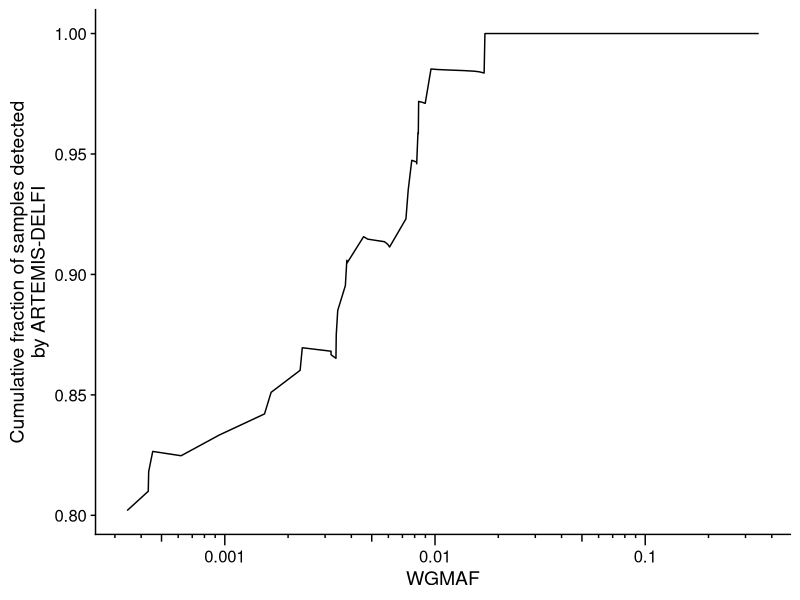

Generate this figure with R:
## ---- chunk 1
library(cowplot)
library(here)
library(readxl)
library(tidyverse)
## ---- chunk 2
suppl <- read_excel(here("data/supplementary_tables.xlsx"),
                    sheet = "Table S2", skip = 1)
## ---- chunk 3
# Removing samples without WGMAF values
suppl <- suppl %>%
          select(patient_id = Patient, sample_id = Sample, wgmaf = WGMAF, artemis_delfi_score = `ARTEMIS-DELFI Score`) %>%
          filter(wgmaf != "-") %>%
          mutate(wgmaf = as.numeric(wgmaf))

# Creating a column to indicate the post-tx samples from the exceptional responder to use as the ctDNA-free samples.
suppl <- suppl %>%
           mutate(ctdna_free = case_when(patient_id == "CGPLPA223" & !(sample_id == "CGPLPA223P") ~ TRUE,
                                         TRUE ~ FALSE))

# Counting the number of samples considered ctDNA-free
suppl %>%
  filter(ctdna_free == TRUE) %>%
  nrow

# Getting the maximum WGMAF of cfDNA-free samples. Samples with WGMAF above this level can be considered ctDNA+.
wgmaf_max_cancer_free <- suppl %>%
                           filter(ctdna_free == TRUE) %>%
                           .$wgmaf %>%
                           max
print(wgmaf_max_cancer_free) # Returns: 0.000283849. Anything above 0.001 would then easily test positive, using this threshold for the cumulative fraction detected figure.

# Getting the range of WGMAF of cfDNA-free samples. Samples with WGMAF above this level can be considered ctDNA+.
suppl %>%
  filter(ctdna_free == TRUE) %>%
  arrange(wgmaf)

# Getting the maximum ARTEMIS-DELFI score of cfDNA-free samples. Samples with ARTEMIS-DELFI score above this level can be considered ctDNA+.
artemis_delfi_max_cancer_free <- suppl %>%
  filter(ctdna_free == TRUE) %>%
  .$artemis_delfi_score %>%
  max

# Computing the cumulative fraction of samples that test positive with ARTEMIS-DELFI across WGSMAF values from ~1 --> 0.001
suppl <- suppl %>%
        mutate(wgmaf_positive = case_when(wgmaf > wgmaf_max_cancer_free ~ TRUE,
                                          TRUE ~ FALSE)) %>%
        mutate(artemis_delfi_positive = case_when(artemis_delfi_score > artemis_delfi_max_cancer_free ~ TRUE,
                                                  TRUE ~ FALSE)) %>%
        filter(wgmaf_positive == TRUE) %>%
        arrange(desc(wgmaf)) %>%
        mutate(cumulative_eval = 1:n(),
               cumulative_positive_artemis_delfi = cumsum(artemis_delfi_positive)) %>%
        mutate(cumulative_frac_positive_artemis_delfi = cumulative_positive_artemis_delfi / cumulative_eval)
## ---- chunk 4
# Plotting
ggplot(data = suppl, aes(x = wgmaf, y = cumulative_frac_positive_artemis_delfi)) +
          geom_line() +
          scale_x_continuous(trans = "log10",
                             breaks = c(0.1, 0.01, 0.001),
                             labels = c("0.1", "0.01", "0.001"),
                             guide = guide_axis_logticks()) +
          theme_cowplot() +
          xlab("WGMAF") +
          ylab("Cumulative fraction of samples detected\nby ARTEMIS-DELFI")

# At least 95% of samples are detected above X WGMAF?
suppl %>% filter(cumulative_frac_positive_artemis_delfi >= 0.95) %>% .$wgmaf %>% tail(1)

# Get the cumulative fraction of positive samples with ARTEMIS-DELFI at WGMAF ≥ 0.001 (0.1%)
suppl %>% filter(wgmaf <= 0.001) %>% .$cumulative_frac_positive_artemis_delfi %>% head(1)
